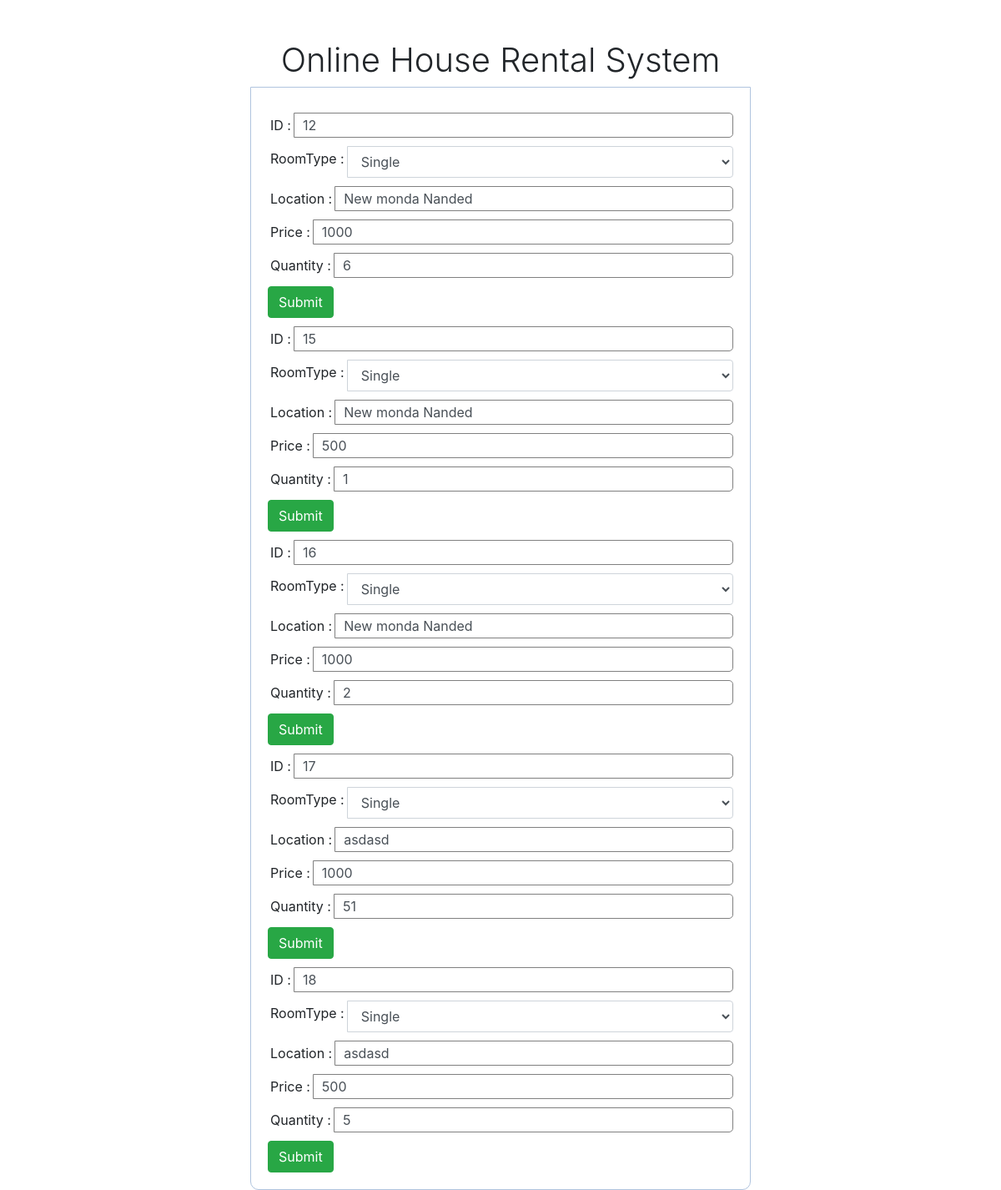
The app's page /UpdateBroker.php with its own data.
### tables this page shows
CREATE TABLE `room` (
  `id` int(11) NOT NULL,
  `roomtype` varchar(50) NOT NULL,
  `location` varchar(100) NOT NULL,
  `price` varchar(50) NOT NULL,
  `quantity` int(10) NOT NULL,
  `image` varchar(500) NOT NULL,
  `username` varchar(20) DEFAULT NULL
);

### UpdateBroker.php (the view, shortened to what this page needs)
<html lang="en">
  <head>
    <link rel="stylesheet" href="style.css" />
    <link
      rel="stylesheet"
      href="https://maxcdn.bootstrapcdn.com/bootstrap/4.3.1/css/bootstrap.min.css"
    />
  </head>
  <body>
    <div class="mt-5">
      <div class="container">
        <h1 class="font-weight-light text-center">
          Online House Rental System
        </h1>
      </div>
    </div>
    </body>
</html>
<?php
$tname="room";
$con= mysqli_connect("localhost","root","","clproject");
	$q="SELECT * FROM $tname";
	$query=mysqli_query($con,$q);
	?>
	<form  method="POST" enctype="multipart/form-data">
	<?php
	while($rows = mysqli_fetch_array($query,MYSQLI_ASSOC))
	{
	?>
		<div class="input-group">
          <label>ID :</label>
          <input type="number" name="id"  class="form-control"  value="<?php echo $rows['id']; ?>" />
        </div>
		<div class="input-group">
		 <label>RoomType :</label>
          <select name="roomtype" class="form-control" value="<?php echo $rows['roomtype']; ?>">
            <option value="single">Single</option>
          </select>
        </div>
        <div class="input-group">
          <label>Location :</label>
          <input type="text" name="location"  class="form-control" value="<?php echo $rows['location']; ?>"/>
        </div>
        <div class="input-group">
          <label>Price :</label>
          <input type="text" name="price" class="form-control" value="<?php echo $rows['price']; ?>"/>
        </div>
        <div class="input-group">
          <label>Quantity :</label>
          <input type="number" name="quantity" class="form-control" value="<?php echo $rows['quantity']; ?>"/>
        </div>
        <input
          type="submit"
          name="submit"
          value="Submit"
          class="btn btn-success"
		  />
	<?php
	}
	?>
	</form>

### style.css (style rules this page uses)
form, .content { width: 50%; margin: 0px auto; padding: 20px; border: 1px solid #b0c4de; background: white; border-radius: 0px 0px 10px 10px; }
.input-group { margin: 10px 0px 10px 0px; }
.input-group label { display: block; text-align: left; margin: 3px; }
.input-group input { height: 30px; width: 93%; padding: 5px 10px; font-size: 16px; border-radius: 5px; border: 1px solid gray; }
.btn { padding: 10px; font-size: 15px; color: white; background: #5f9ea0; border: none; border-radius: 5px; }

### records on screen
room: id "12", roomtype "Single", location "New monda Nanded", price "1000", quantity "6"
room: id "15", roomtype "Single", location "New monda Nanded", price "500", quantity "1"
room: id "16", roomtype "Single", location "New monda Nanded", price "1000", quantity "2"
room: id "17", roomtype "Single", location "asdasd", price "1000", quantity "51"
room: id "18", roomtype "Single", location "asdasd", price "500", quantity "5"
